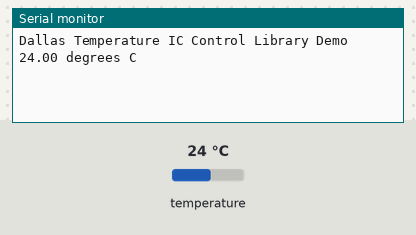
The sketch below on a simulated Arduino Uno, built with avr-gcc and run on an emulated ATmega328P. Shown: the last lines printed to the serial monitor. Inputs (shaded band) come from the test bench; at power-on: temperature 24 °C.

Above: at 2.2 s.
2.3 s: temperature set to 12 °C
At 3.2 s:
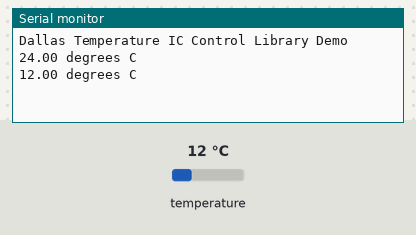
3.8 s: temperature set to 19 °C
At 4.7 s:
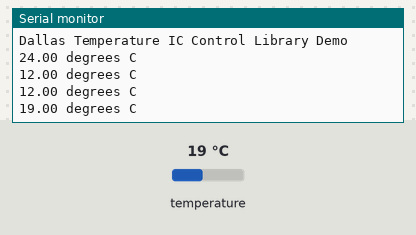
Timing chart, 0 to 6.8 s (numbered marks = the images above; inputs shaded):
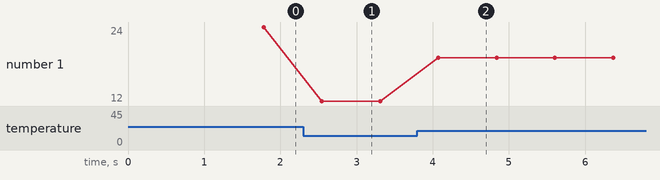

Measured:
- after the input at 2.3 s, the serial monitor: prints a new line after 0.24 s (image 1)
- after the input at 3.8 s, the serial monitor: prints a new line after 0.27 s (image 2)
- plotted number 1: 24 → 12 after the input at 2.3 s, 12 → 19 after the input at 3.8 s

The sketch:

test1.ino
```cpp
#include <OneWire.h>
#include <DallasTemperature.h>

//the pin you connect the ds18b20 to
#define DS18B20 2

OneWire ourWire(DS18B20);
DallasTemperature sensors(&ourWire);

void setup()
{
Serial.begin(9600);
delay(1000);
//start reading
sensors.begin();
Serial.println("Dallas Temperature IC Control Library Demo");
}

void loop()
{
//read temperature and output via serial
sensors.requestTemperatures();
Serial.print(sensors.getTempCByIndex(0));
Serial.println(" degrees C");
}
```
